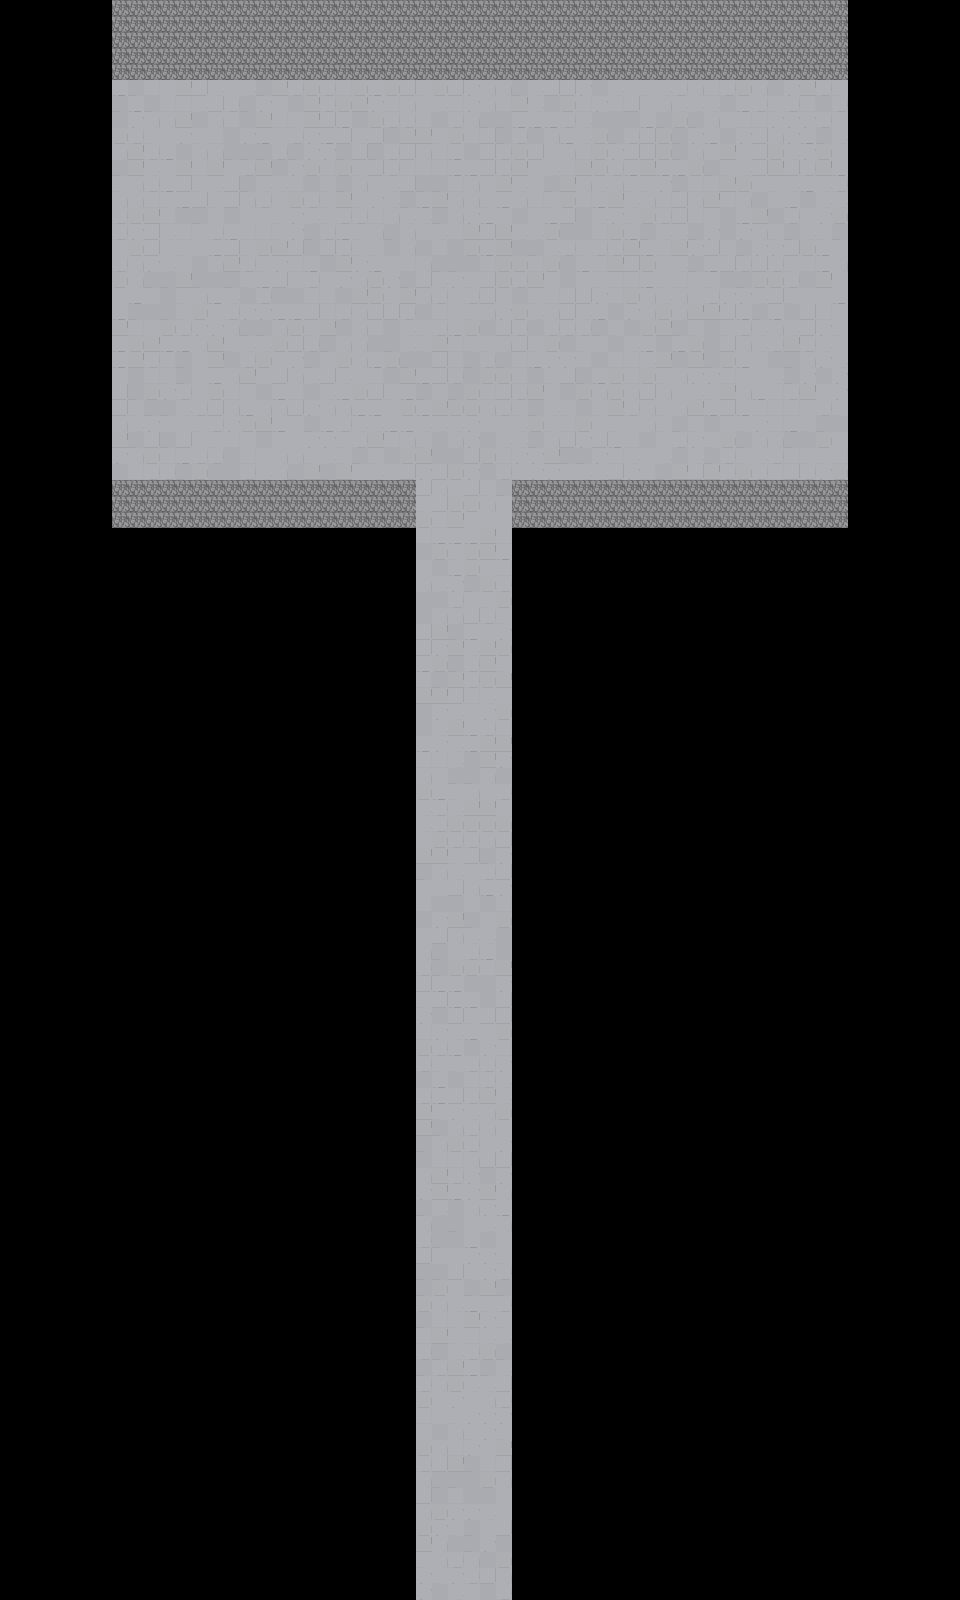

Below is a game level as drawn by its tile map, then a one-line description and the .tmx that defines it (tile-layer data replaced by summaries):
An orthogonal 60x100 tile map with 16x16 px tiles, 1 tile layer (Tile Layer 1).

<map version="1.10" tiledversion="git" orientation="orthogonal" renderorder="right-down" width="60" height="100" tilewidth="16" tileheight="16" infinite="0" nextlayerid="2" nextobjectid="1">
 <tileset firstgid="1" source="tilesets/normal_terrain.tsx" />
 <layer id="1" name="Tile Layer 1" width="60" height="100">
  <data>[6000 cells, 1920 non-empty, 14 distinct tile ids]</data>
 </layer>
</map>
